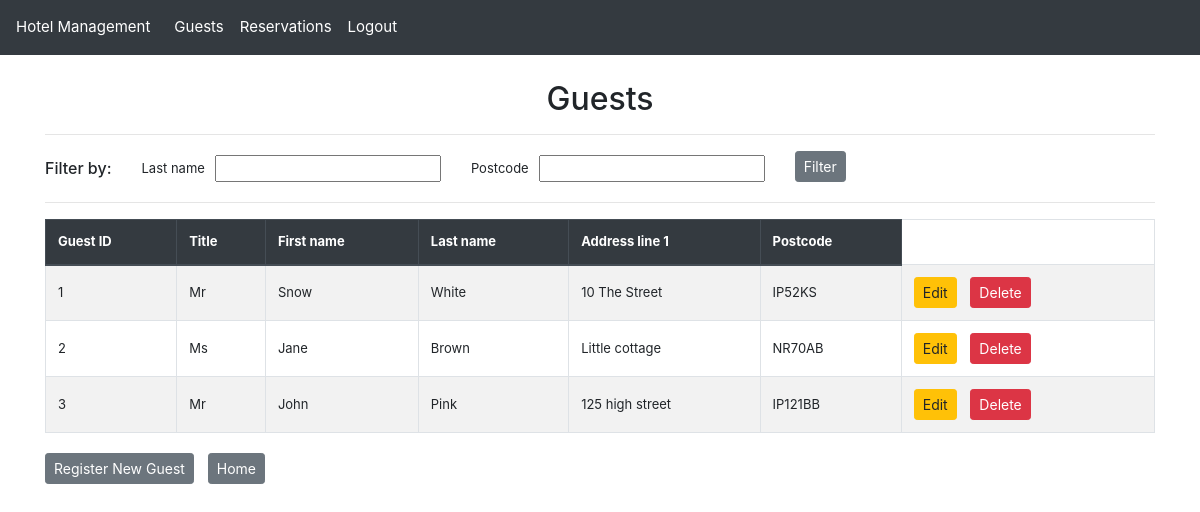
/guest/ (signed in), run on the app's committed database.
### hotel_app/models.py (models this page shows, shortened)
class Guest(models.Model):
    guest_id = models.AutoField(primary_key=True)  # Unique identifier for each guest
    title = models.CharField(
        max_length=10,
        validators=[validate_title]
    )  # Guest's title (Mr., Mrs., Ms., etc.)
    first_name = models.CharField(
        max_length=50,
        validators=[
            RegexValidator(
                r'^[A-Za-z\-\' ]+$',
                message="First name can only contain letters, hyphens, apostrophes and spaces"
            )
        ]
    )  # Guest's first name
    last_name = models.CharField(
        max_length=50,
        validators=[
            RegexValidator(
                r'^[A-Za-z\-\' ]+$',
                message="Last name can only contain letters, hyphens, apostrophes and spaces"
            )
        ]
    )  # Guest's last name
    phone_number = models.CharField(
        max_length=11,
        validators=[
            RegexValidator(
                r'^(07\d{9}|0\d{10})$',
                message="Phone number must be a valid UK number with only digits (e.g., '07123456789' or '02012345678')"
            )
        ]
    )  # Contact phone number
    email = models.EmailField(
        max_length=320,
        validators=[
            RegexValidator(
                r'^[a-zA-Z0-9._%+-]+@[a-zA-Z0-9.-]+\.[a-zA-Z]{2,}$',
                message="Please enter a valid email address"
            )
        ]
    )  # Contact email address
    address_line1 = models.CharField(
        max_length=80,
        validators=[
            RegexValidator(
                r'^[A-Za-z0-9\-\',\. ]+$',
                message="Address can only contain letters, numbers, hyphens, apostrophes, commas, periods and spaces"
            )
        ]
    )  # Primary address line
    address_line2 = models.CharField(
        max_length=80,
        blank=True,
        null=True,
        validators=[
            RegexValidator(
                r'^[A-Za-z0-9\-\',\. ]+$',
                message="Address can only contain letters, numbers, hyphens, apostrophes, commas, periods and spaces"
            )
        ]
    )  # Secondary address line (optional)
    city = models.CharField(
        max_length=80,
        validators=[
            RegexValidator(
                r'^[A-Za-z\-\' ]+$',
                message="City can only contain letters, hyphens, apostrophes and spaces"
            )
        ]
    )  # City of residence
    county = models.CharField(
        max_length=80,
        validators=[
            RegexValidator(
                r'^[A-Za-z\-\' ]+$',
                message="County can only contain letters, hyphens, apostrophes and spaces"
            )
        ]
    )  # County/state/region
    postcode = models.CharField(
        max_length=8,
        validators=[
            RegexValidator(
                r'^([A-Za-z][A-Ha-hJ-Yj-y]?\d[A-Za-z\d]? ?\d[A-Za-z]{2}|GIR ?0A{2})$',
                message="Please enter a valid UK postcode (e.g., 'SW1A 1AA', 'M1 1AA' or 'B338TH')"
            )
        ]
    )  # Postal/ZIP code

### hotel_app/views.py (the view, shortened to what this page needs)
# urls.py: path('guest/', views.guest_list_view, name="guest_list"),  # List all guests
@login_required
def guest_list_view(request):
    guest_filter = GuestFilter(request.GET, queryset=Guest.objects.all())
    validation_errors = []
    if validation_errors:
        from django.contrib import messages
        for error in validation_errors:
            messages.error(request, error)
        guest_filter = GuestFilter(queryset=Guest.objects.all())
    return render(request, 'guest_list.html', {
        'filter': guest_filter
    })

### hotel_app/filters.py (called while the page is built)
    @property
    def qs(self):
        qs = super().qs
        if self.data.get('last_name'):
            is_valid, error = self.validate_last_name(self.data['last_name'])
            if not is_valid:
                logger.warning(f"Invalid last name format: {self.data['last_name']}")
                return self.queryset.none()  # Return empty queryset for invalid input
        return qs

### hotel_app/templatetags/custom_filters.py (called while the page is built)
@register.filter(name='is_in_group')
def is_in_group(user, group_name):
    return user.groups.filter(name=group_name).exists()

### hotel_app/templates/guest_list.html (shortened to what this page needs)
{% extends "guest_list_base.html" %}
{% block heading %}
Guests
{% endblock %}
{% block actions %}
<div class="button-group">
    <a href="{% url 'guest_update' guest.guest_id %}" class="btn btn-warning btn-sm" >Edit</a>
    <a href="{% url 'guest_delete' guest.guest_id %}" class="btn btn-danger btn-sm" >Delete</a>
</div>
{% endblock %}
{% block footer %}
<div class="button-group">
    <a href="{% url 'guest_create' %}?mode=list" class="btn btn-secondary btn-sm">Register New Guest</a>
    <a href="{% url 'home' %}" class="btn btn-secondary btn-sm">Home</a>
</div>
{% endblock %}

### hotel_app/templates/guest_list_base.html (shortened to what this page needs)
{% extends "base.html" %}
{% block content %}
    <h2 class="text-center">{% block heading %}{% endblock %}</h2>
    <hr>
    <div class="row align-items-center">
        <div class="col-auto text-center" style="font-size: 13px; vertical-align: middle;">
            <h6 class="fw-bold mb-0">Filter by:</h6>
        </div>
        <div class="col">
            <form method="get" class="row g-3">
                {% for field in filter.form %}
                <div class="col-md-auto d-flex align-items-center mt-1 mb-1">
                    <label for="{{ field.id_for_label }}" class="form-label fw-bold" style="font-size: 13px; margin-right: 10px; margin-bottom: 0; vertical-align: middle;">{{ field.label }}</label>
                    {{ field }}
                </div>
                {% endfor %}
                <div class="col-md-auto">
                    <button type="submit" class="btn btn-secondary btn-sm">Filter</button>
                </div>
            </form>
        </div>
    </div>
    <hr>
    <table class="table table-bordered table-striped ">
        <thead class="thead-dark">
            <tr>
                <th>Guest ID</th>
                <th>Title</th>
                <th>First name</th>
                <th>Last name</th>
                <th>Address line 1</th>
                <th>Postcode</th>
            </tr>
        </thead>
        <tbody>
            {% for guest in filter.qs %}
            <tr>
                <td>{{ guest.guest_id }} </td>
                <td>{{ guest.title }} </td>
                <td>{{ guest.first_name }} </td>
                <td>{{ guest.last_name }} </td>
                <td>{{ guest.address_line1 }} </td>
                <td>{{ guest.postcode }} </td>
                <td>
                    {% block actions %}{% endblock %}
                </td>
            </tr>
            {% endfor %}
        </tbody>
    </table>
{% endblock %}

### static/css/styles.css (style rules this page uses)
body { padding-top: 56px; font-size: 14px; }
.table th, .table td { vertical-align: middle; font-size: 13px; }
.button-group a, button { margin-right: 10px; }

### hotel_app/templates/stylesheet_include.html (style rules this page uses)
body { padding-top: 56px; font-size: 14px; }
.table th, .table td { vertical-align: middle; font-size: 13px; }
.button-group a, button { margin-right: 10px; }

### data on the page
Guest: guest_id "1", title "Mr", first_name "Snow", last_name "White", address_line1 "10 The Street", postcode "IP52KS"
Guest: guest_id "2", title "Ms", first_name "Jane", last_name "Brown", address_line1 "Little cottage", postcode "NR70AB"
Guest: guest_id "3", title "Mr", first_name "John", last_name "Pink", address_line1 "125 high street", postcode "IP121BB"

### other printed values
{{ field.label }} "Last name" "Postcode"
